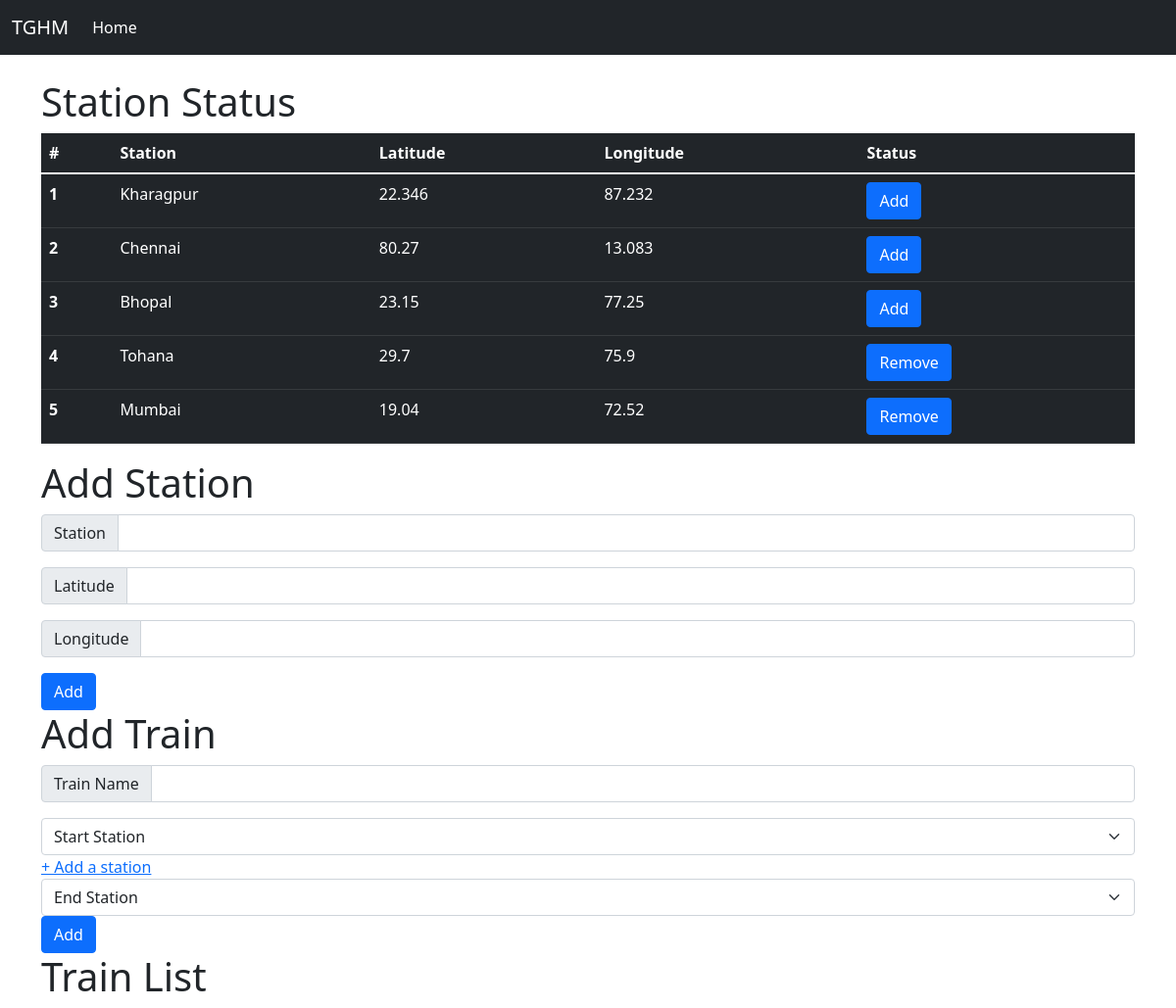
/manager/dashboard/, run on an earlier commit of the app's database.
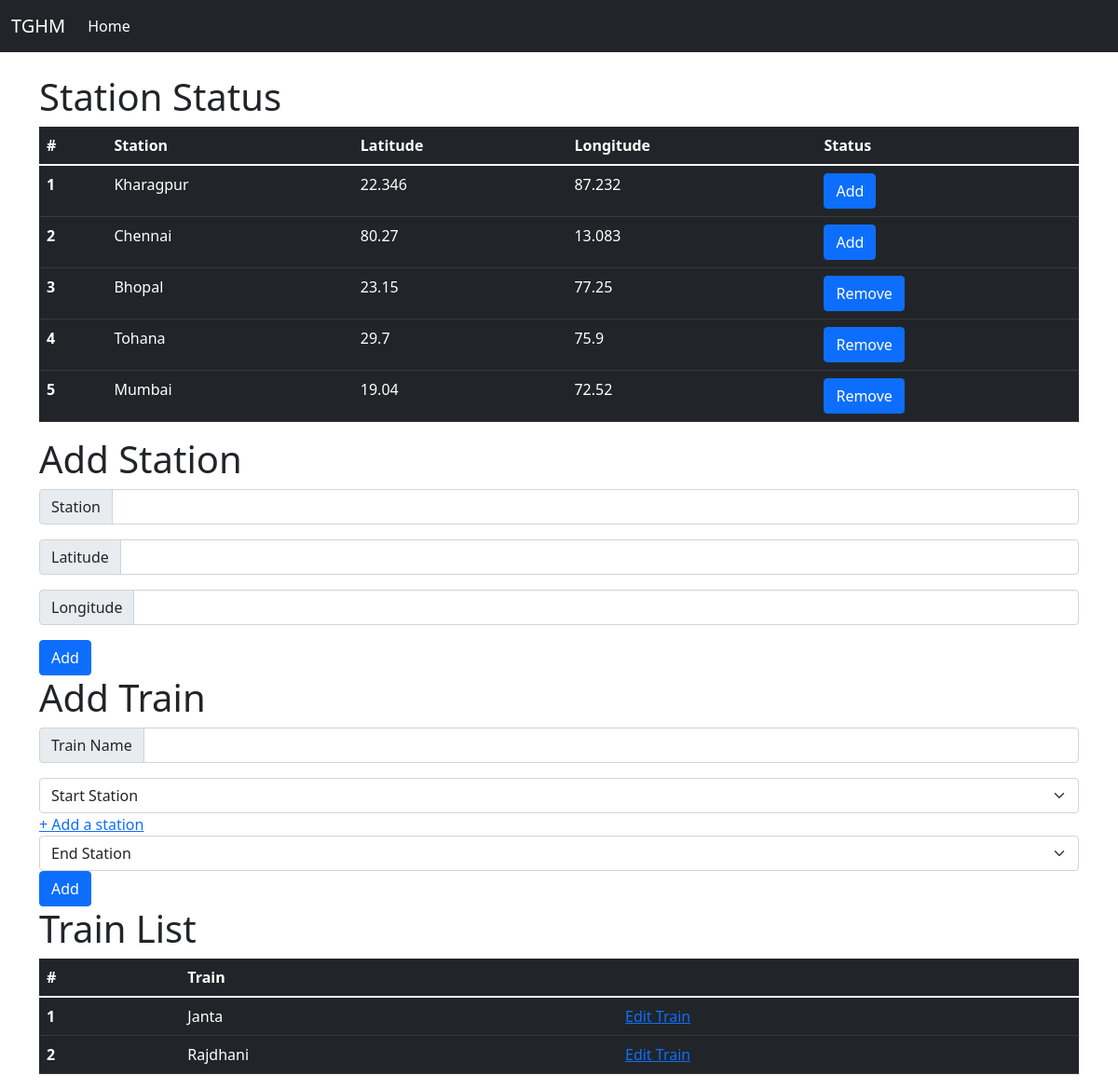
And on a later commit of the database.
### manager/models.py (models this page shows, shortened)
class Station(models.Model):
    name = models.CharField(max_length=50)
    lat = models.FloatField()
    lng = models.FloatField()
    visible = models.BooleanField(default=True)

class Train(models.Model):
    name = models.CharField(max_length=50)
    stations = models.CharField(max_length=200, default='')

### manager/views.py (the view)
# urls.py: path('dashboard/', views.dashboard, name='dashboard'),
def dashboard(request):
    context = {'station_list': Station.objects.all(), 'train_list': Train.objects.all()}
    return render(request, 'manager/dashboard.html',context)

### manager/templates/manager/dashboard.html (shortened to what this page needs)
<!DOCTYPE html>
<html lang="en">
<head>
    <link href="https://cdn.jsdelivr.net/npm/bootstrap@5.1.3/dist/css/bootstrap.min.css" rel="stylesheet"
>
</head>
<body>
    <nav class="navbar navbar-expand-lg navbar-dark bg-dark">
        <div class="container-fluid">
            <a class="navbar-brand" href="#">TGHM</a>
            <div class="collapse navbar-collapse" id="navbarNav">
                <ul class="navbar-nav">
                    <li class="nav-item">
                        <a class="nav-link active" aria-current="page" href="/">Home</a>
                    </li>
                </ul>
            </div>
        </div>
    </nav>
    <div class="container">
        <br>
        <h1>Station Status</h1>
        <table class="table table-dark">
            <thead>
                <tr>
                    <th scope="col">#</th>
                    <th scope="col">Station</th>
                    <th scope="col">Latitude</th>
                    <th scope="col">Longitude</th>
                    <th scope="col">Status</th>
                </tr>
            </thead>
            <tbody>
                {% for station in station_list %}
                <tr>
                    <th scope="row">{{ station.id }}</th>
                    <td>{{ station.name }}</td>
                    <td>{{ station.lat }}</td>
                    <td>{{ station.lng }}</td>
                    <td>
                        {% if station.visible == True %}
                        <button onclick="changestatus(this)" type="button" class="btn btn-primary">Remove</button>
                        {% else %}
                        <button onclick="changestatus(this)" type="button" class="btn btn-primary">Add</button>
                        {% endif %}
                    </td>
                </tr>
                {% endfor %}
            </tbody>
        </table>
        <form action="{% url 'manager:add_station' %}" method="post">
            <h1>Add Station</h1>
            <div class="input-group mb-3">
                <span class="input-group-text" id="basic-addon1">Station</span>
                <input type="text" class="form-control" id="station" name="station" aria-label="Username"
                    aria-describedby="basic-addon1">
            </div>
            <div class="input-group mb-3">
                <span class="input-group-text" id="basic-addon1">Latitude</span>
                <input type="text" class="form-control" id="lat" name="lat" aria-label="Username"
                    aria-describedby="basic-addon1">
            </div>
            <div class="input-group mb-3">
                <span class="input-group-text" id="basic-addon1">Longitude</span>
                <input type="text" class="form-control" id="log" name="lon" aria-label="Username"
                    aria-describedby="basic-addon1">
            </div>
            <button type="submit" class="btn btn-primary">Add</button>
        </form>
        <h1>Add Train</h1>
        <form action="{% url 'manager:add_train' %}" method="post" >
            <div class="input-group mb-3">
                <span class="input-group-text" id="basic-addon1">Train Name</span>
                <input type="text" class="form-control" id="train" name="train" aria-label="Username"
                    aria-describedby="basic-addon1">
            </div>
            <select class="form-select" name="start" id="start" aria-label="Default select example">
                <option selected>Start Station</option>
            </select>
            <a href="#" onclick="add_station()">+ Add a station</a>
            <select class="form-select" name="end" id="end" aria-label="Default select example">
                <option selected>End Station</option>
            </select>
            <button type="submit" class="btn btn-primary">Add</button>
        </form>
        <h1>Train List</h1>
        {% if train_list %}
        <table class="table table-dark">
            <thead>
                <tr>
                    <th scope="col">#</th>
                    <th scope="col">Train</th>
                    <th></th>
                </tr>
            </thead>
            <tbody>
                {% for train in train_list %}
                <tr>
                    <th scope="row">{{ train.id }}</th>
                    <td>{{ train.name }}</td>
                    <td><a href="../edit_train/{{train.id}}">Edit Train</a></td>
                </tr>
                {% endfor %}
            </tbody>
        {% endif %}
    </div>
    <link href="https://cdn.jsdelivr.net/npm/bootstrap@5.1.3/dist/css/bootstrap.min.css" rel="stylesheet"
>
</body>
</html>

What changed in the data, as far as the page shows it:
changed Station "Bhopal": visible "Add" → "Remove"
added Train: id "1", name "Janta"
added Train: id "2", name "Rajdhani"
Also different on the page:
text now shown: "# Train"
